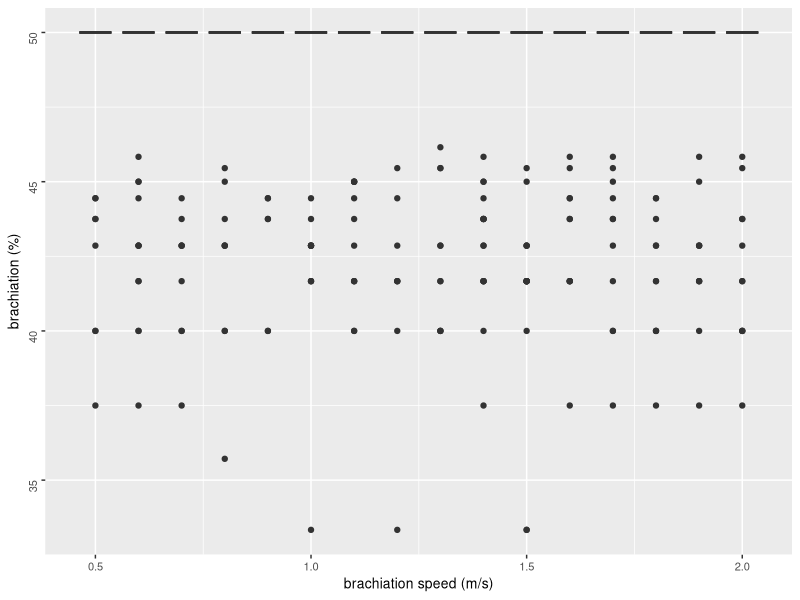
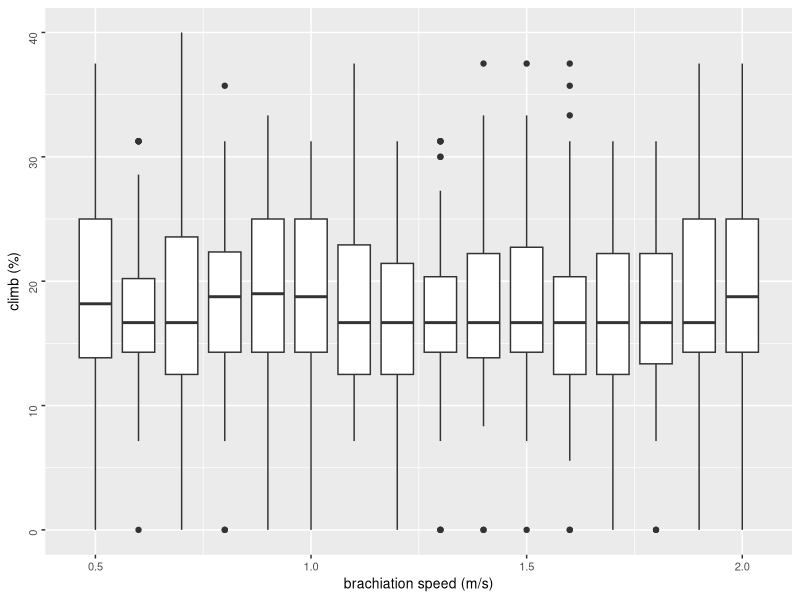
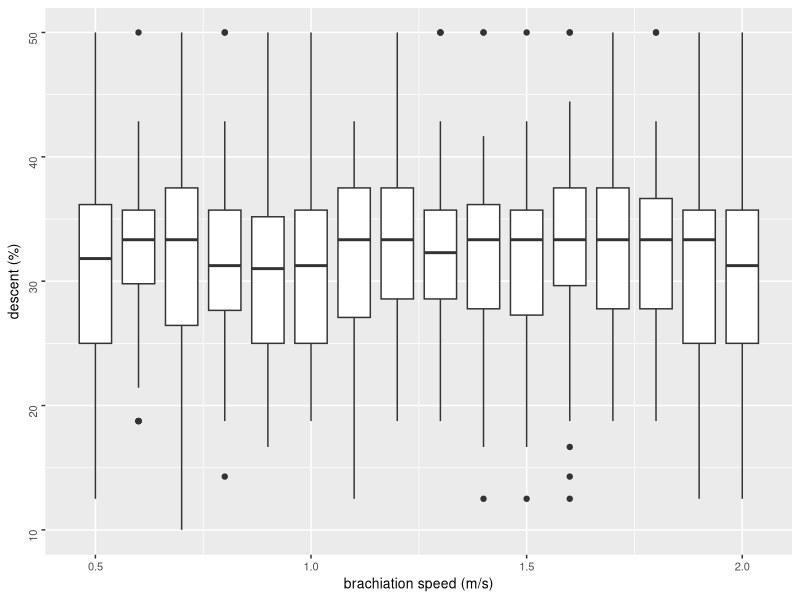
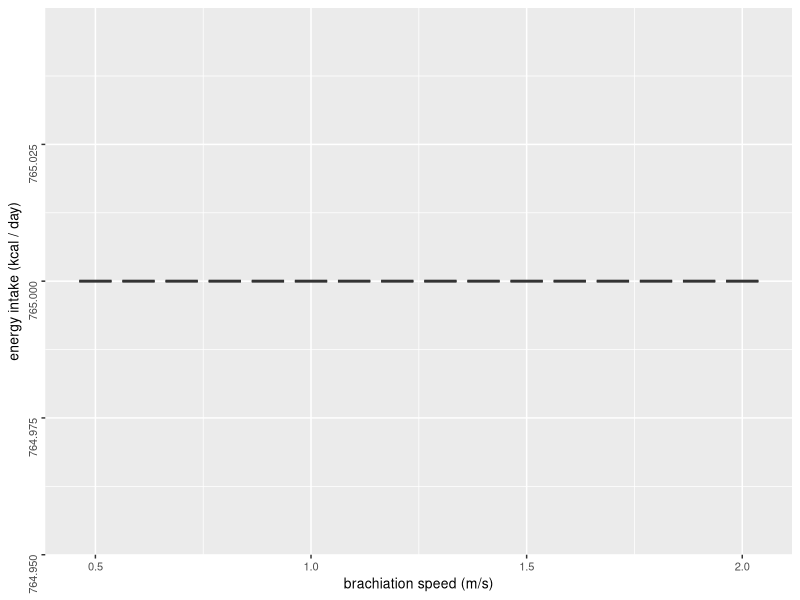
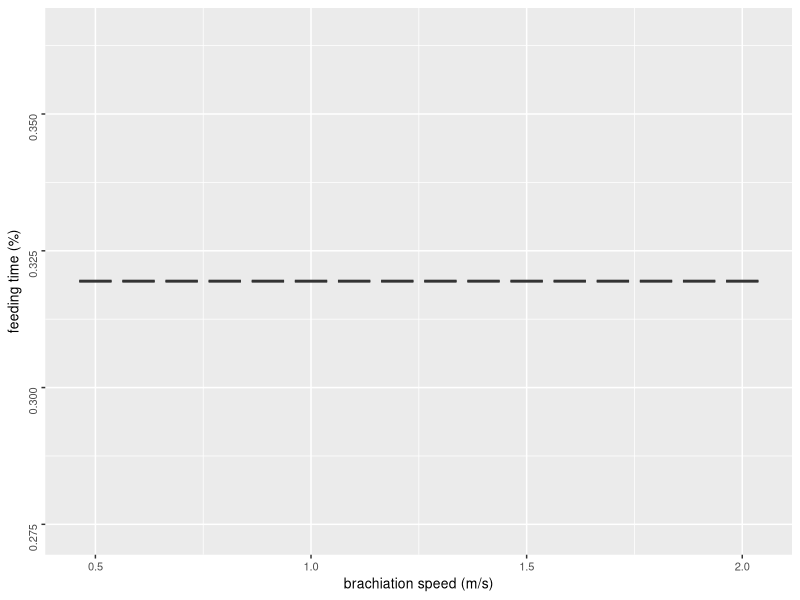
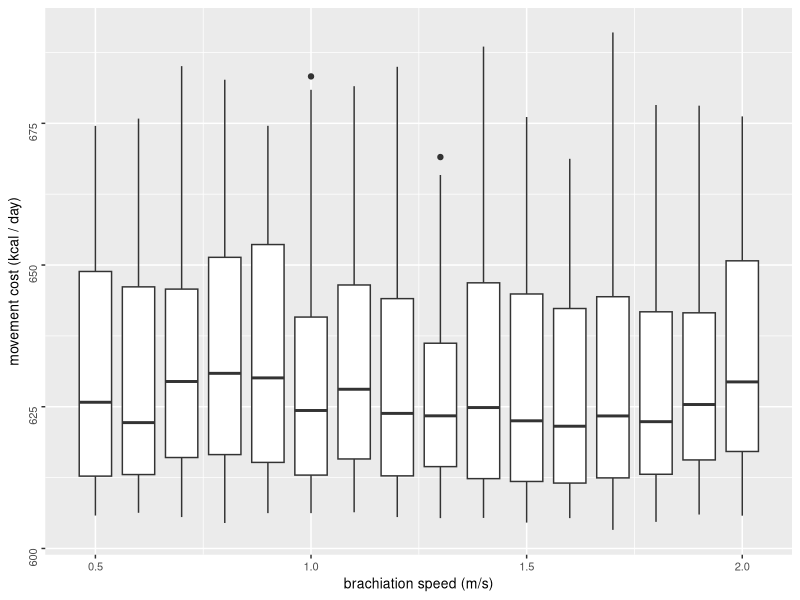
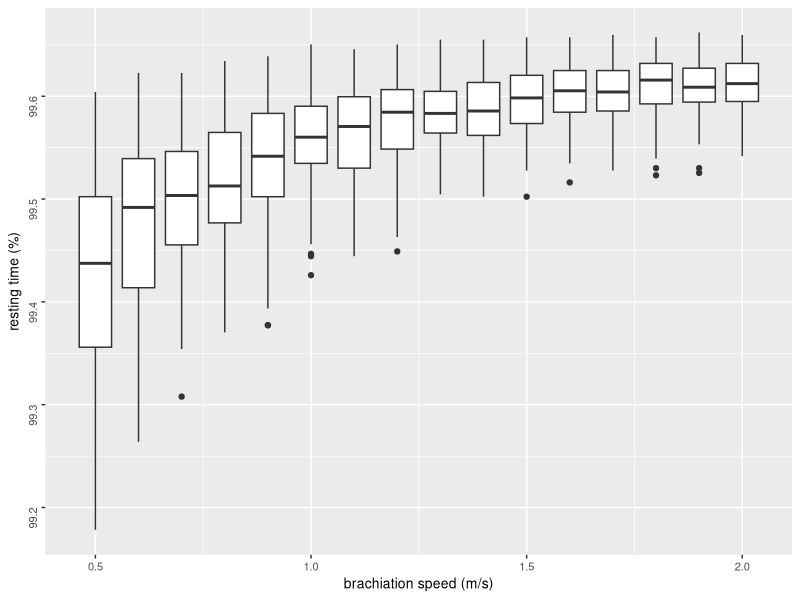
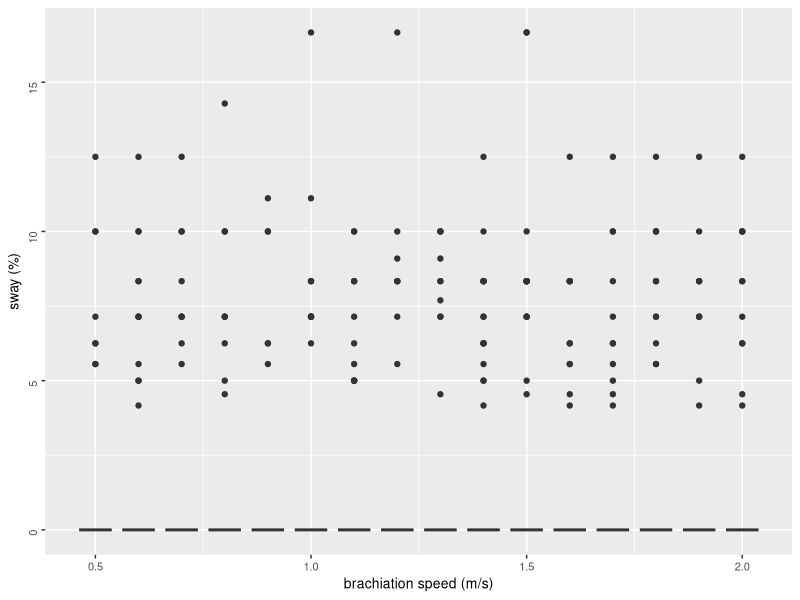

Write the R code that produced these figures, in order.
library(tidyverse)
library(ggplot2)
library(ggpubr)

oatBrachiationSpeed <- read_csv("oatBrachiationSpeed.csv")

#filter by 10
oatBrachiationSpeed10 <- oatBrachiationSpeed %>% filter((brachiationSpeed * 10) %% 1 == 0) #%>% filter (energyIntake %% 1 == 0)

bp.brachiationSpeed.traveldist <- ggplot(oatBrachiationSpeed10, aes(x = brachiationSpeed, y = travelDistance)) +
  geom_boxplot(aes(group = brachiationSpeed)) +
  labs(x = "brachiation speed (m/s)", y = "travel distance (m)") +
  theme(text = element_text(size=10),
        axis.text.y = element_text(angle=90, hjust=1)) 

#bp.brachiationSpeed.traveldist

bp.brachiationSpeed.movecost <- ggplot(oatBrachiationSpeed10, aes(x = brachiationSpeed, y = energyExpenditure)) +
  geom_boxplot(aes(group = brachiationSpeed)) +
  labs(x = "brachiation speed (m/s)", y = "movement cost (kcal / day)") +
  theme(text = element_text(size=10),
        axis.text.y = element_text(angle=90, hjust=1)) 

#bp.brachiationSpeed.movecost

bp.brachiationSpeed.energyIntake <- ggplot(oatBrachiationSpeed10, aes(x = brachiationSpeed, y = totalEnergyIntake)) +
  geom_boxplot(aes(group = brachiationSpeed)) +
  labs(x = "brachiation speed (m/s)", y = "energy intake (kcal / day)") +
  theme(text = element_text(size=10),
        axis.text.y = element_text(angle=90, hjust=1)) 

#bp.brachiationSpeed.energyIntake

bp.brachiationSpeed.walk <- ggplot(oatBrachiationSpeed10, aes(x = brachiationSpeed, y = walk)) +
  geom_boxplot(aes(group = brachiationSpeed)) +
  labs(x = "brachiation speed (m/s)", y = "walk (%)") +
  theme(text = element_text(size=10),
        axis.text.y = element_text(angle=90, hjust=1)) 

#bp.brachiationSpeed.walk

bp.brachiationSpeed.sway <- ggplot(oatBrachiationSpeed10, aes(x = brachiationSpeed, y = sway)) +
  geom_boxplot(aes(group = brachiationSpeed)) +
  labs(x = "brachiation speed (m/s)", y = "sway (%)") +
  theme(text = element_text(size=10),
        axis.text.y = element_text(angle=90, hjust=1)) 

#bp.brachiationSpeed.sway

bp.brachiationSpeed.climb <- ggplot(oatBrachiationSpeed10, aes(x = brachiationSpeed, y = climb)) +
  geom_boxplot(aes(group = brachiationSpeed)) +
  labs(x = "brachiation speed (m/s)", y = "climb (%)") +
  theme(text = element_text(size=10),
        axis.text.y = element_text(angle=90, hjust=1)) 

#bp.brachiationSpeed.climb

bp.brachiationSpeed.descent <- ggplot(oatBrachiationSpeed10, aes(x = brachiationSpeed, y = descent)) +
  geom_boxplot(aes(group = brachiationSpeed)) +
  labs(x = "brachiation speed (m/s)", y = "descent (%)") +
  theme(text = element_text(size=10),
        axis.text.y = element_text(angle=90, hjust=1)) 

#bp.brachiationSpeed.descent

bp.brachiationSpeed.brachiate <- ggplot(oatBrachiationSpeed10, aes(x = brachiationSpeed, y = brachiation)) +
  geom_boxplot(aes(group = brachiationSpeed)) +
  labs(x = "brachiation speed (m/s)", y = "brachiation (%)") +
  theme(text = element_text(size=10),
        axis.text.y = element_text(angle=90, hjust=1)) 

#bp.brachiationSpeed.brachiate

bp.brachiationSpeed.travelTime <- ggplot(oatBrachiationSpeed10, aes(x = brachiationSpeed, y = travellingBudget)) +
  geom_boxplot(aes(group = brachiationSpeed)) +
  labs(x = "brachiation speed (m/s)", y = "travel time (%)") +
  theme(text = element_text(size=10),
        axis.text.y = element_text(angle=90, hjust=1)) 

#bp.brachiationSpeed.travelTime

bp.brachiationSpeed.restingTime <- ggplot(oatBrachiationSpeed10, aes(x = brachiationSpeed, y = restingBudget)) +
  geom_boxplot(aes(group = brachiationSpeed)) +
  labs(x = "brachiation speed (m/s)", y = "resting time (%)") +
  theme(text = element_text(size=10),
        axis.text.y = element_text(angle=90, hjust=1)) 

#bp.brachiationSpeed.restingTime

bp.brachiationSpeed.feedingTime <- ggplot(oatBrachiationSpeed10, aes(x = brachiationSpeed, y = feedingBudget)) +
  geom_boxplot(aes(group = brachiationSpeed)) +
  labs(x = "brachiation speed (m/s)", y = "feeding time (%)") +
  theme(text = element_text(size=10),
        axis.text.y = element_text(angle=90, hjust=1)) 

#bp.brachiationSpeed.feedingTime

oat_brachiationSpeed_all <- ggarrange(
  bp.brachiationSpeed.traveldist, 
  bp.brachiationSpeed.movecost,
  bp.brachiationSpeed.energyIntake,
  bp.brachiationSpeed.walk, 
  bp.brachiationSpeed.sway, 
  bp.brachiationSpeed.climb,
  bp.brachiationSpeed.descent,
  bp.brachiationSpeed.brachiate, 
  bp.brachiationSpeed.travelTime,
  bp.brachiationSpeed.restingTime,
  bp.brachiationSpeed.feedingTime,
  common.legend = TRUE, legend = "bottom")



